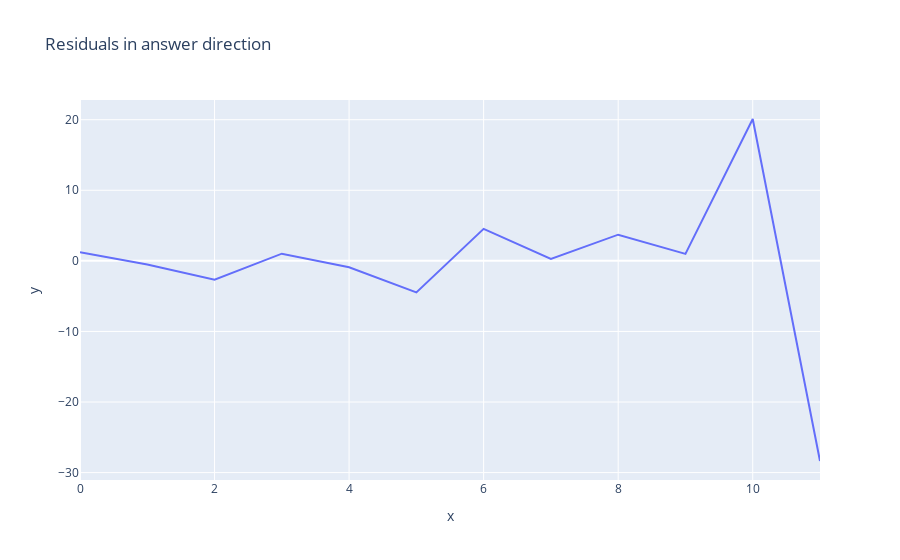

Write notebook code for a chart like this one.
### Code cell
num_layers = sum('hook_mlp_out' in layer for layer in cache.keys())
ans = torch.empty(num_layers)


index = 0
for layer in cache.keys():
    if 'hook_mlp_out' in layer:
        print(cache[layer].shape)
        data =cache[layer]
        print(layer, (data@answer_token_direction).mean(dim=0)[-1])
        ans[index] = (data@answer_token_direction).mean(dim=0)[-1]
        index += 1
line(ans, x = range(num_layers), title = "Residuals in answer direction")

### Figure 1 — Plotly figure (JSON) as saved in the notebook; plotly's stock layout.template omitted (floating-point values rounded to 4 significant figures)
{"data": [{"hovertemplate": "x=%{x}<br>y=%{y}<extra></extra>", "legendgroup": "", "line": {"color": "#636efa", "dash": "solid"}, "marker": {"symbol": "circle"}, "mode": "lines", "name": "", "orientation": "v", "showlegend": false, "type": "scatter", "x": [0, 1, 2, 3, 4, 5, 6, 7, 8, 9, 10, 11], "xaxis": "x", "y": [1.206, -0.5043, -2.682, 1.018, -0.9052, -4.467, 4.537, 0.2651, 3.71, 0.9886, 20.1, -28.35], "yaxis": "y"}], "layout": {"legend": {"tracegroupgap": 0}, "title": {"text": "Residuals in answer direction"}, "xaxis": {"anchor": "y", "domain": [0, 1], "title": {"text": "x"}}, "yaxis": {"anchor": "x", "domain": [0, 1], "title": {"text": "y"}}}}
